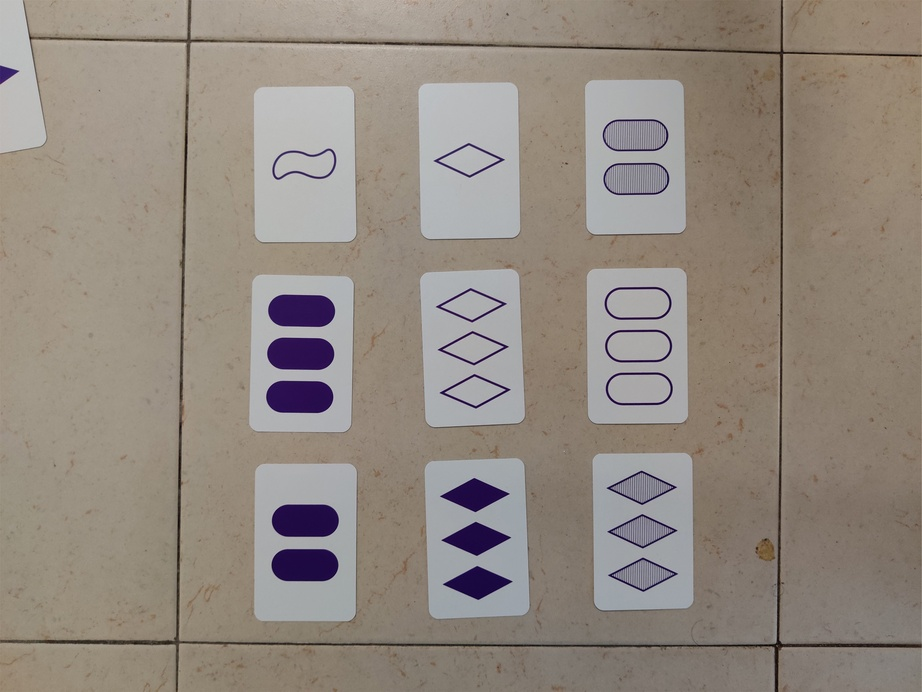
#> input picture images/cards1.jpg, 922 x 692 px, shrunk from 2127 x 1595 before the run, found by its file name
$ jupyter execute task2.ipynb
#> lines starting #> are read from the running program, lines starting #| are printed output that depends on the picture; after the words box and inside, x2 and y2 are one past the last pixel; in counts of white or black regions, pixels touching at a corner belong together
[cell 1]
import cv2
import numpy as np
import matplotlib.pyplot as plt

[cell 2]
card1=cv2.imread("images\cards1.jpg")
#> card1 is the input picture: shape (692, 922, 3); mean B, G, R 128, 137.1, 146.6
card2=cv2.imread("images\cards2.jpg")
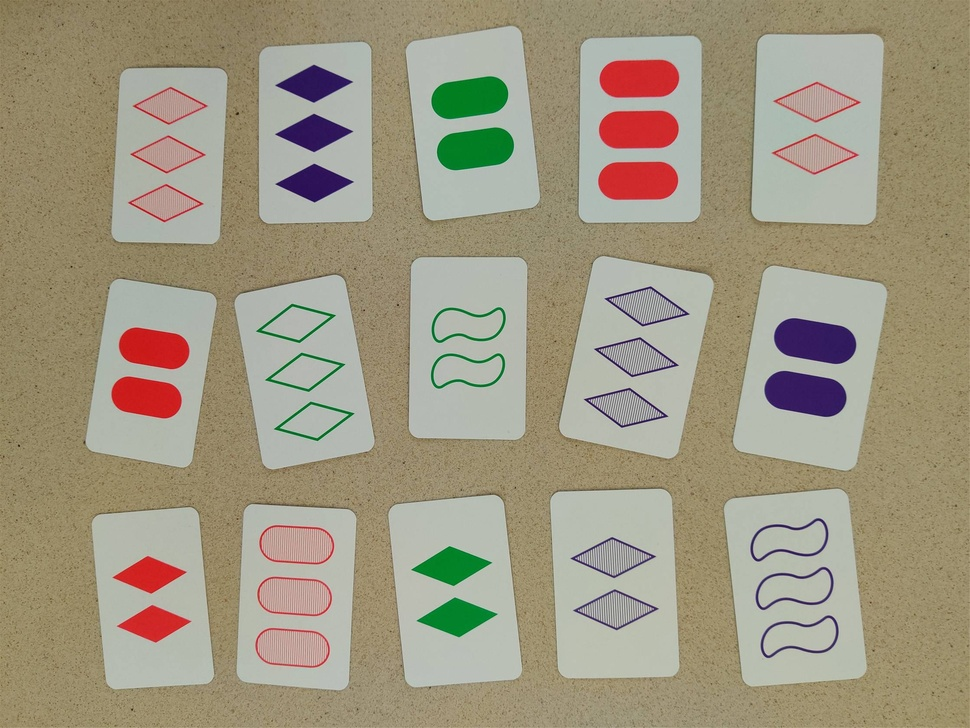
#> input picture images/cards2.jpg, 970 x 728 px, shrunk from 2237 x 1678 before the run, found by its file name
#> card2 is the input picture: shape (728, 970, 3); mean B, G, R 129.3, 151.1, 159.3

[cell 3]
def process_image(img):
    gray = cv2.cvtColor(img,cv2.COLOR_BGR2GRAY)
    median = cv2.medianBlur(gray,75)
    canny = cv2.Canny(median,35,100)
    return canny

[cell 4]
def mask_contours(img,contours):
    masked_imgs =[]
    area_thresh=100
    for contour in contours:
        if cv2.contourArea(contour) < area_thresh:
            continue
        mask = np.zeros(img.shape[:2],np.uint8)
        cv2.drawContours(mask,[contour],-1,255,-1)
        masked_img=cv2.bitwise_and(img,img,mask=mask)
        masked_imgs.append(masked_img)
    return masked_imgs

the same code works for both images

[cell 5]
img = card1.copy()
# img = card2.copy()
processed_img = process_image(img)
#> in process_image, `canny = cv2.Canny(median,35,100)`:
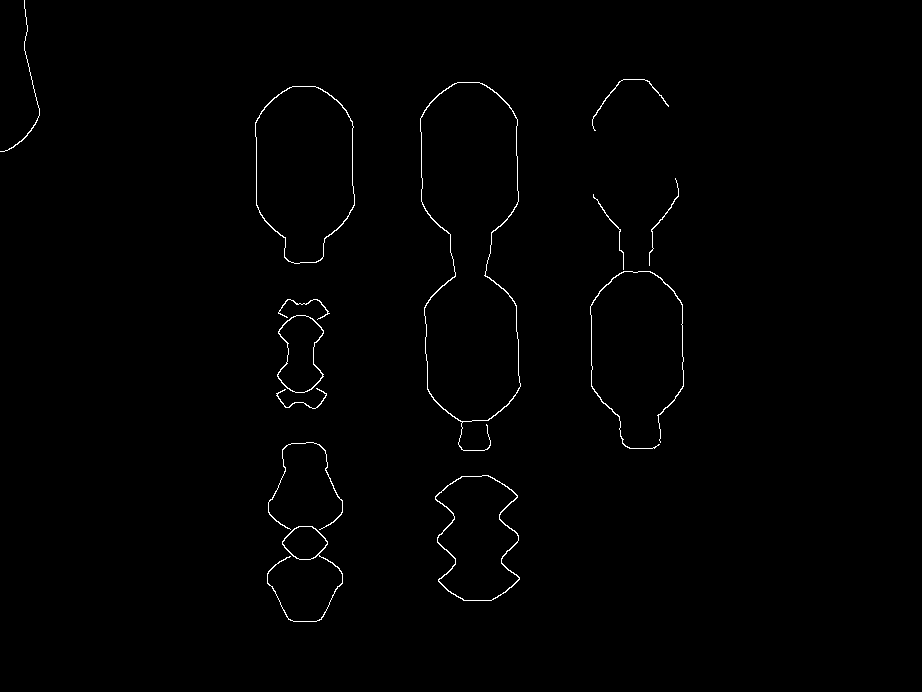
#> canny: shape (692, 922); 0.69% white in thin lines or dots, all inside (x1, y1, x2, y2) = (0, 0, 684, 622)
contours, _ = cv2.findContours(processed_img,cv2.RETR_EXTERNAL,cv2.CHAIN_APPROX_NONE)
#> contours = 13 contours; largest, box (x1, y1, x2, y2) and area: (420, 82, 521, 451) 26064, (255, 86, 355, 264) 13884, (435, 475, 520, 601) 7646, (277, 315, 324, 393) 2480, (267, 526, 343, 622) 1126
masked_imgs = mask_contours(img,contours)
#> the loop in mask_contours, `for contour in contours:` made 13 passes
#> after the loop in mask_contours, `for contour in contours:`:
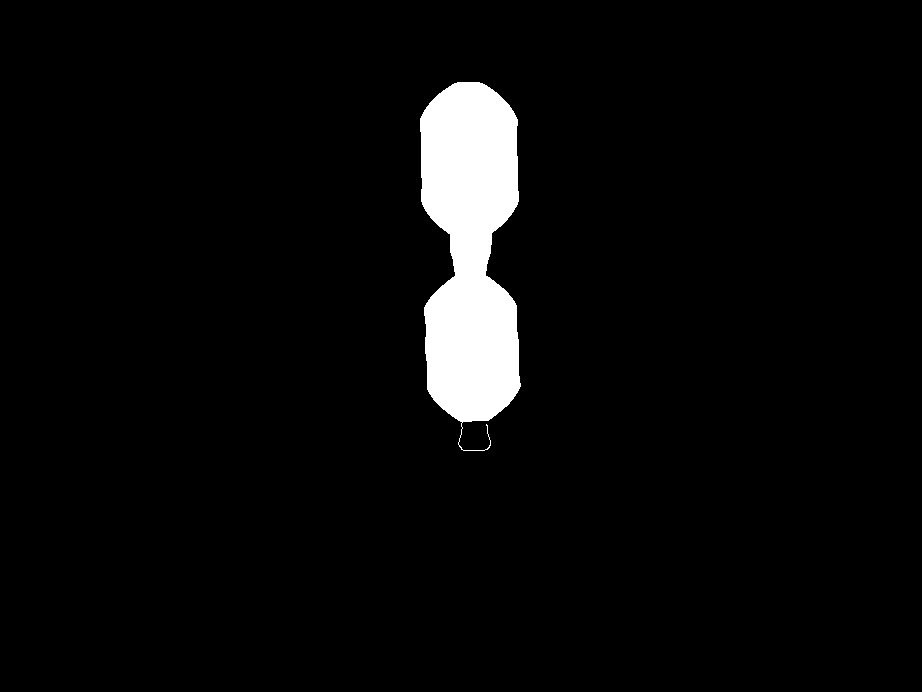
#> mask: shape (692, 922); 4.2% white; 1 white region, box (x1, y1, x2, y2) and area: (420, 82, 521, 451) 26524
#> after the loop in mask_contours, `for contour in contours:`: masked_imgs = 6 items
#> masked_imgs = 6 items

for i in masked_imgs:
    plt.imshow(i,cmap="gray")
    plt.show()
#> this loop made 6 passes

[cell 6]
# img = card1.copy()
img = card2.copy()
processed_img = process_image(img)
#> in process_image (call 2), `median = cv2.medianBlur(gray,75)`:
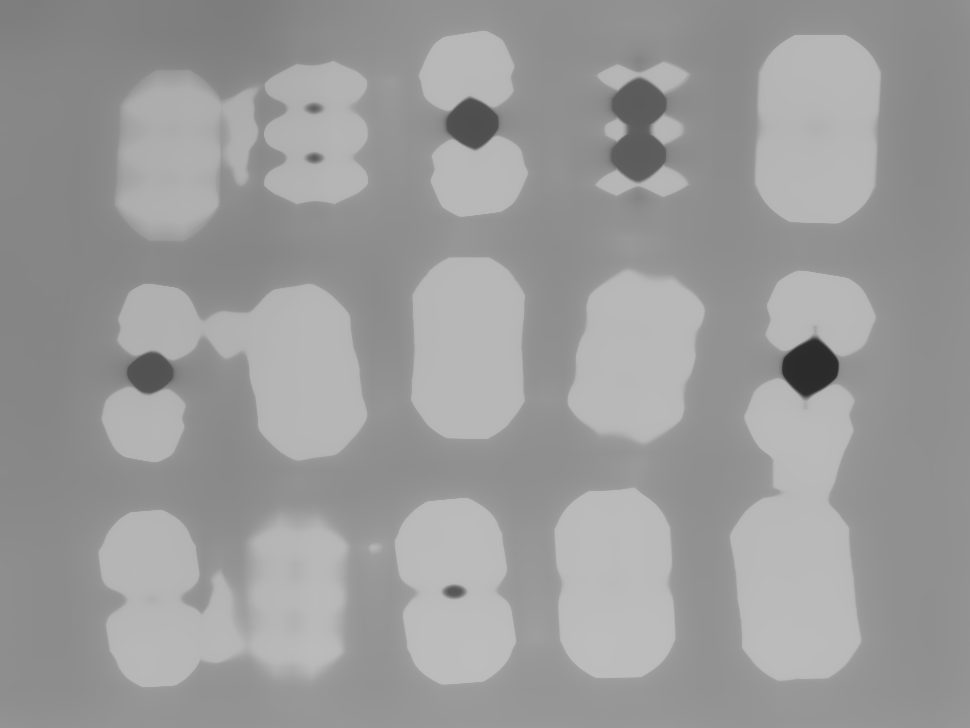
#> median: shape (728, 970); min 43, max 189, mean 154.8
#> in process_image (call 2), `canny = cv2.Canny(median,35,100)`:
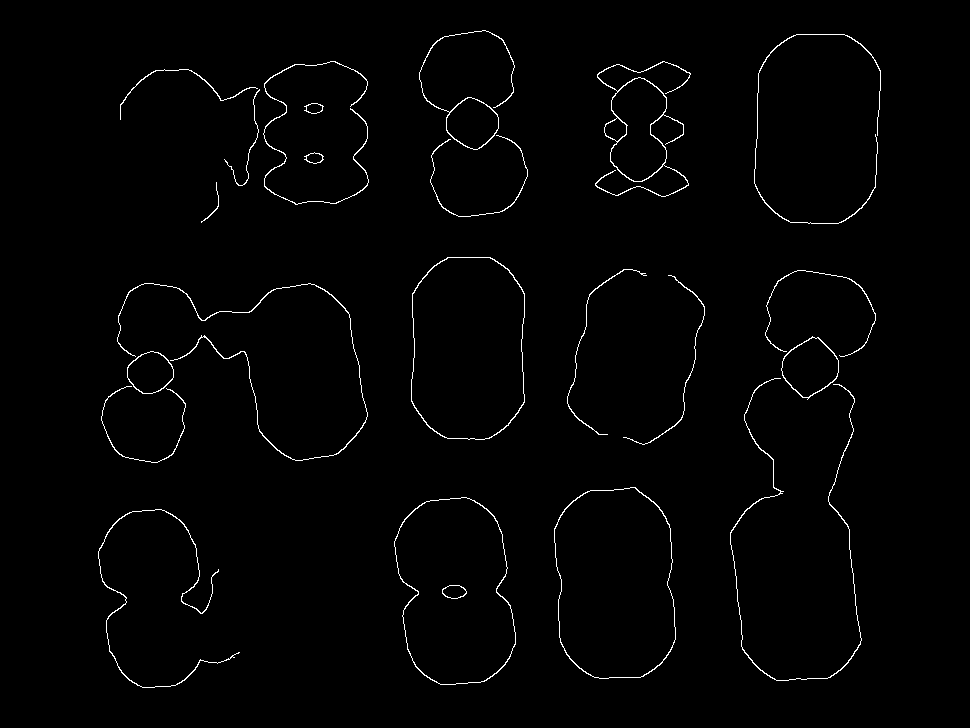
#> canny: shape (728, 970); 1.3% white in thin lines or dots, all inside (x1, y1, x2, y2) = (98, 30, 881, 688)
contours, _ = cv2.findContours(processed_img,cv2.RETR_EXTERNAL,cv2.CHAIN_APPROX_NONE)
#> contours = 22 contours, 1 with area under 20; largest, box (x1, y1, x2, y2) and area: (554, 487, 676, 679) 19608, (411, 257, 525, 440) 18126, (394, 497, 516, 685) 17704, (595, 61, 691, 197) 4702, (781, 336, 839, 400) 2394
masked_imgs = mask_contours(img,contours)
#> the loop in mask_contours (call 2), `for contour in contours:` made 22 passes
#> after the loop in mask_contours (call 2), `for contour in contours:`:
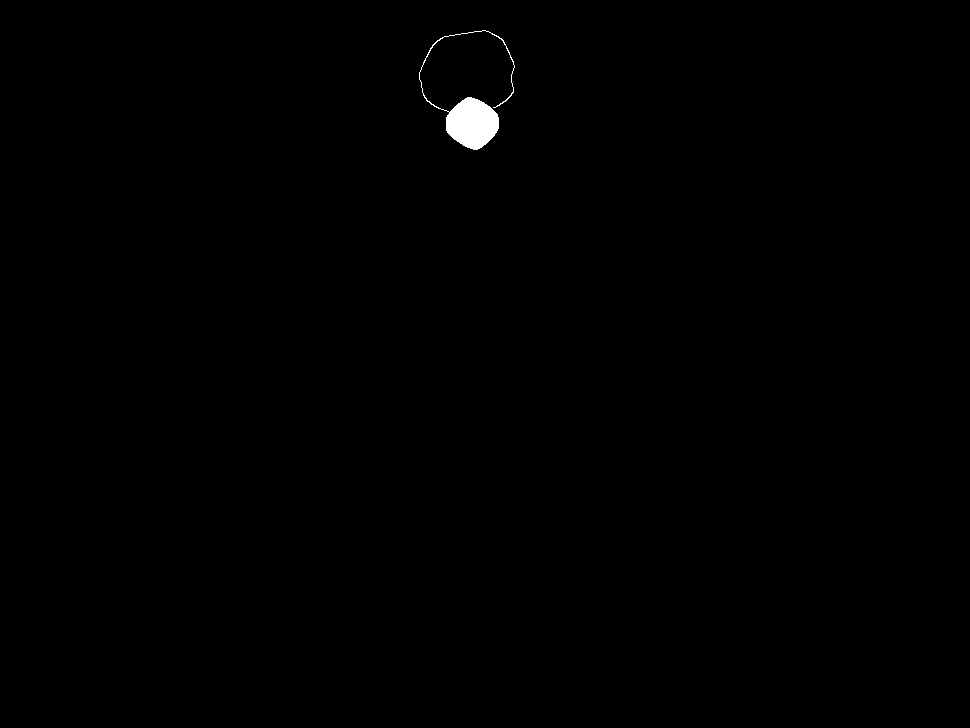
#> mask: shape (728, 970); 0.33% white; 1 white region, box (x1, y1, x2, y2) and area: (419, 30, 515, 150) 2299
#> after the loop in mask_contours (call 2), `for contour in contours:`: masked_imgs = 14 items
#> masked_imgs = 14 items

for i in masked_imgs:
    plt.imshow(i,cmap="gray")
    plt.show()
#> this loop made 14 passes
